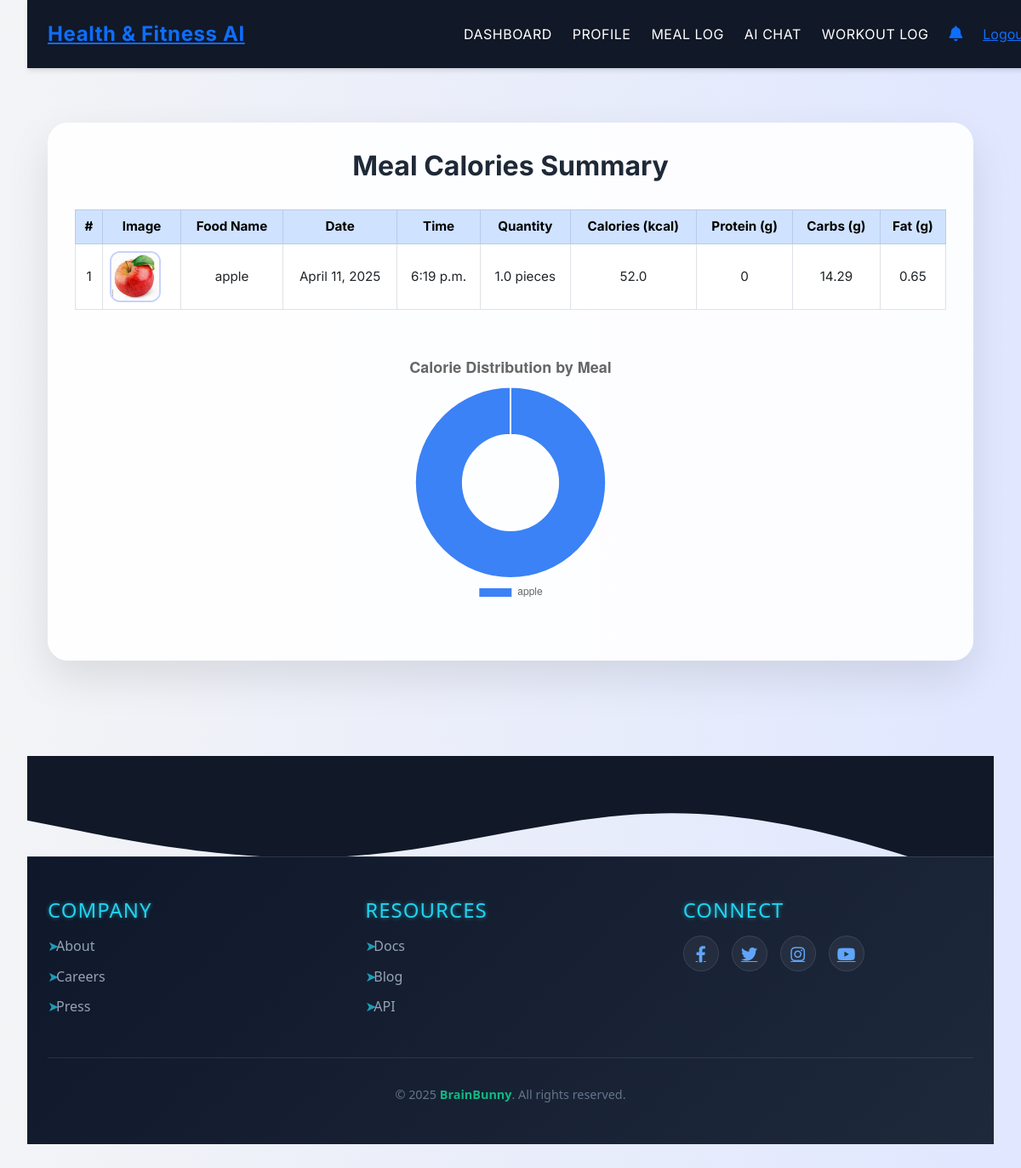
The page /meals/dashboard/ (signed in) on the database as committed earlier.
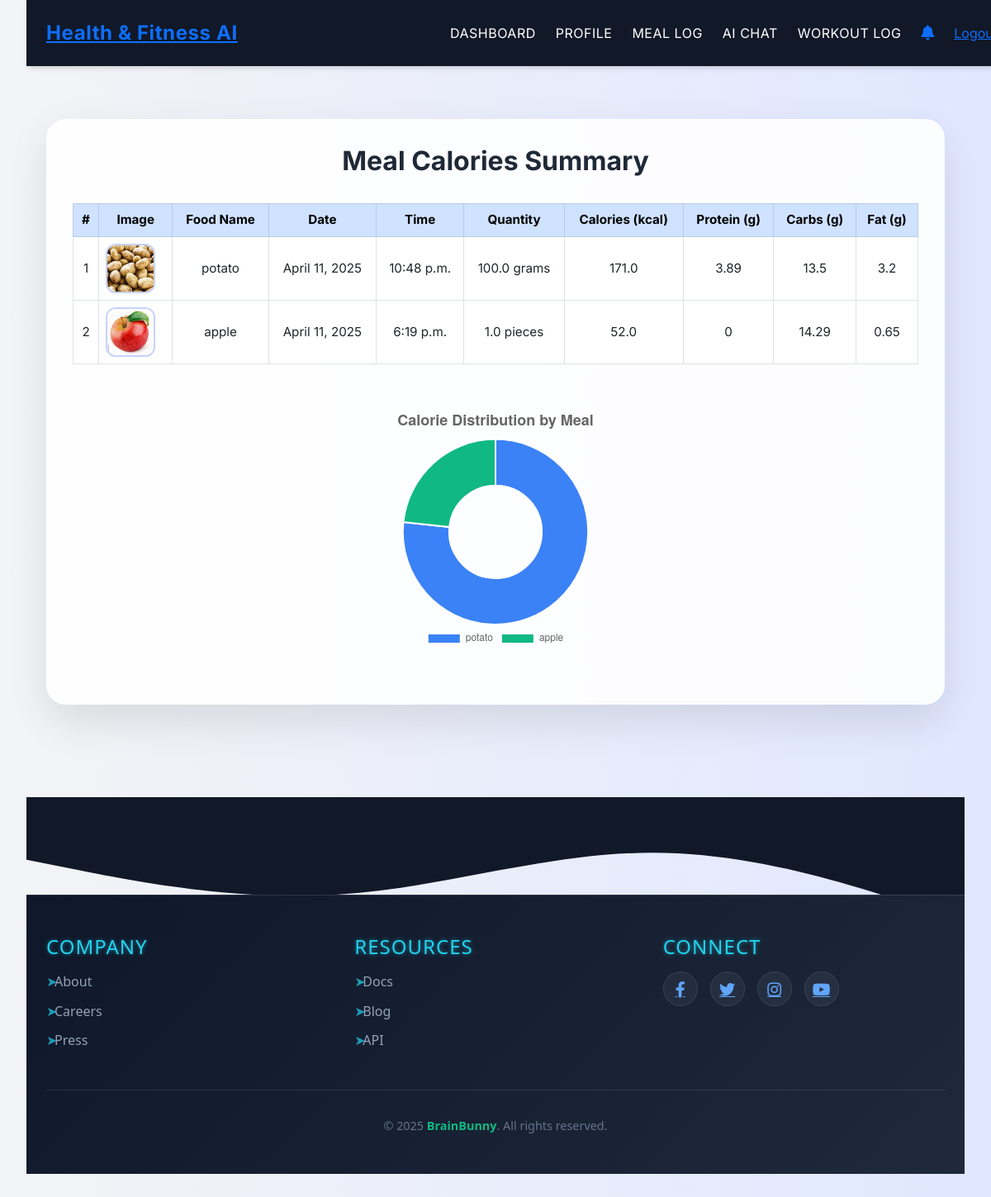
The same page on the database as committed later.
### meals/models.py (models this page shows, shortened)
class MealLog(models.Model):
    user = models.ForeignKey(User, on_delete=models.CASCADE)
    food_name = models.CharField(max_length=100)
    quantity = models.FloatField(default=1.0)
    unit = models.CharField(max_length=20, default='grams')  # example default unit
    time = models.TimeField(default=time(8, 0))  # default to 08:00 AM
    image = models.ImageField(upload_to='meal_images/', blank=True, null=True)
    total_calories = models.FloatField(null=True, blank=True)
    protein = models.FloatField(null=True, blank=True)
    carbs = models.FloatField(null=True, blank=True)
    fat = models.FloatField(null=True, blank=True)
    date = models.DateField(auto_now_add=True)

### meals/views.py (the view)
# urls.py: path('dashboard/', views.dashboard, name='dashboard'),
@login_required
def dashboard(request):
    meals = MealLog.objects.filter(user=request.user).order_by('-date', '-time')
    return render(request, 'dashboard.html', {'meals': meals})

### notifications/context_processors.py (called while the page is built)
def notification_status(request):
    if request.user.is_authenticated:
        has_new = Notification.objects.filter(user=request.user, is_read=False).exists()
        return {'has_new_notifications': has_new}
    return {}

### templates/dashboard.html (shortened to what this page needs)
{% extends 'users/base.html' %}
{% load static %}
{% block content %}
<link href="https://cdn.jsdelivr.net/npm/bootstrap@5.3.0/dist/css/bootstrap.min.css" rel="stylesheet">
<link rel="stylesheet" href="https://cdn.jsdelivr.net/npm/bootstrap-icons@1.10.5/font/bootstrap-icons.css">
<div class="dashboard-wrapper">
    <h2> Meal Calories Summary</h2>
    {% if meals %}
        <div class="table-responsive">
            <table class="table table-bordered table-hover align-middle text-center">
                <thead class="table-primary">
                    <tr>
                        <th>#</th>
                        <th>Image</th>
                        <th>Food Name</th>
                        <th>Date</th>
                        <th>Time</th>
                        <th>Quantity</th>
                        <th>Calories (kcal)</th>
                        <th>Protein (g)</th>
                        <th>Carbs (g)</th>
                        <th>Fat (g)</th>
                    </tr>
                </thead>
                <tbody>
                    {% for meal in meals %}
                    <tr>
                        <td>{{ forloop.counter }}</td>
                        <td>
                            {% if meal.image %}
                                <img src="{{ meal.image.url }}" alt="{{ meal.food_name }}" class="meal-img">
                            {% else %}
                                <img src="{% static 'default-meal.png' %}" alt="Default Meal" class="meal-img">
                            {% endif %}
                        </td>
                        <td>{{ meal.food_name }}</td>
                        <td>{{ meal.date }}</td>
                        <td>{{ meal.time|default:"08:00" }}</td>
                        <td>{{ meal.quantity }} {{ meal.unit }}</td>
                        <td>{{ meal.total_calories|default:"0" }}</td>
                        <td>{{ meal.protein|default:"0" }}</td>
                        <td>{{ meal.carbs|default:"0" }}</td>
                        <td>{{ meal.fat|default:"0" }}</td>
                    </tr>
                    {% endfor %}
                </tbody>
            </table>
        </div>
        <canvas id="calorieChart"></canvas>
    {% else %}
        <div class="alert alert-info text-center">
            No meals logged yet. <a href="{% url 'meal_log' %}" class="btn btn-outline-primary ms-2">Log your first meal</a>
        </div>
    {% endif %}
</div>
<script>
    const ctx = document.getElementById('calorieChart').getContext('2d');
    const chartData = {
        labels: [{% for meal in meals %}"{{ meal.food_name }}",{% endfor %}],
        datasets: [{
            label: 'Calories',
            data: [{% for meal in meals %}{{ meal.total_calories|default:"0" }},{% endfor %}],
            backgroundColor: [
                '#3b82f6', '#10b981', '#f59e0b', '#ef4444', '#8b5cf6', '#ec4899', '#14b8a6', '#6366f1'
            ],
            hoverOffset: 10,
        }]
    };
    new Chart(ctx, {
        type: 'doughnut',
        data: chartData,
        options: {
            plugins: {
                title: {
                    display: true,
                    text: 'Calorie Distribution by Meal',
                    font: { size: 18 }
                },
                legend: {
                    position: 'bottom'
                }
            },
            responsive: true
        }
    });
</script>
{% endblock %}

### templates/users/base.html (shortened to what this page needs)
{% load static %}
<!DOCTYPE html>
<html lang="en">
<head>
  <link href="https://cdn.jsdelivr.net/npm/tailwindcss@2.2.19/dist/tailwind.min.css" rel="stylesheet">
  <link href="https://cdn.jsdelivr.net/npm/bootstrap@5.3.0/dist/css/bootstrap.min.css" rel="stylesheet">
  <link rel="stylesheet" href="https://cdnjs.cloudflare.com/ajax/libs/font-awesome/6.5.0/css/all.min.css">
  <link rel="stylesheet" href="{% static 'dashboard.css' %}">
  <link rel="stylesheet" href="{% static 'base.css' %}">
</head>
<body class="bg-gray-100 text-gray-900" data-has-new="{{ has_new_notifications|yesno:'true,false' }}">
  <header class="fixed top-0 w-full z-50 bg-gray-900 text-white shadow-md">
    <div class="max-w-7xl mx-auto flex justify-between items-center px-4 py-4">
      <a href="/" class="text-2xl font-bold tracking-wide hover:text-green-400 transition">
        Health & Fitness AI
      </a>
      <nav class="hidden md:flex space-x-6 items-center">
        {% if user.is_authenticated %}
          <a href="{% url 'dashboard' %}" class="nav-link">Dashboard</a>
          <a href="{% url 'profile' %}" class="nav-link">Profile</a>
          <a href="{% url 'meal_log' %}" class="nav-link">Meal Log</a>
          <a href="{% url 'chat' %}" class="nav-link">AI Chat</a>
          <a href="{% url 'workout_list' %}" class="nav-link">Workout Log</a>
          <a href="{% url 'notification_list' %}"
   class="notification-bell relative {% if has_new_notifications %}has-notification{% endif %}">
   <i class="fas fa-bell text-lg"></i>
</a>
          <a href="{% url 'logout' %}" class="hover:text-red-400">Logout</a>
        {% else %}
          <a href="{% url 'home' %}" class="nav-link">Home</a>
          <a href="{% url 'login' %}" class="nav-link text-blue-400">Login</a>
          <a href="{% url 'register' %}" class="nav-link text-green-400">Register</a>
        {% endif %}
      </nav>
    </div>
  </header>
  <main class="max-w-7xl mx-auto px-4 py-28 fade-in" id="main-content">
    {% block content %}
    {% endblock %}
  </main>
<div class="footer-wave">
  <svg viewBox="0 0 1440 150" xmlns="http://www.w3.org/2000/svg">
    <path fill="#111827" d="M0,96L80,112C160,128,320,160,480,149.3C640,139,800,85,960,85.3C1120,85,1280,139,1360,165.3L1440,192L1440,0L1360,0C1280,0,1120,0,960,0C800,0,640,0,480,0C320,0,160,0,80,0L0,0Z" />
  </svg>
</div>
<footer>
  <div class="footer-container">
    <div class="footer-column">
      <h4>Company</h4>
      <ul>
        <li><a href="#">About</a></li>
        <li><a href="#">Careers</a></li>
        <li><a href="#">Press</a></li>
      </ul>
    </div>
    <div class="footer-column">
      <h4>Resources</h4>
      <ul>
        <li><a href="#">Docs</a></li>
        <li><a href="#">Blog</a></li>
        <li><a href="#">API</a></li>
      </ul>
    </div>
    <div class="footer-column">
      <h4>Connect</h4>
      <div class="footer-social">
        <a href="#"><i class="fab fa-facebook-f"></i></a>
        <a href="#"><i class="fab fa-twitter"></i></a>
        <a href="#"><i class="fab fa-instagram"></i></a>
        <a href="#"><i class="fab fa-youtube"></i></a>
      </div>
    </div>
  </div>
  <div class="footer-bottom">
    &copy; 2025 <span class="brand">BrainBunny</span>. All rights reserved.
  </div>
</footer>
</body>
</html>

### static/base.css (style rules this page uses)
.nav-link { @apply text-white hover:text-green-400 transition duration-300; font-size: 1rem; text-transform: uppercase; font-weight: 600; letter-spacing: 0.5px; padding: 8px 16px; border-radius: 5px; position: relative; display: inline-block; transition: all 0.3s ease; }
.nav-link::after { content: ''; position: absolute; width: 0; height: 2px; background-color: #10b981; bottom: 0; left: 50%; transition: width 0.3s ease, left 0.3s ease; }
.notification-bell { position: relative; display: inline-block; transition: transform 0.3s ease, color 0.3s ease; }
.fade-in { opacity: 0; transform: translateY(20px); animation: fadeInUp 0.6s forwards; }
.footer-wave svg { display: block; width: 100%; margin-bottom: -1px; }
footer { background: linear-gradient(135deg, #0f172a, #1e293b); color: #cbd5e1; padding: 3rem 1.5rem; font-family: 'Segoe UI', sans-serif; position: relative; overflow: hidden; z-index: 1; backdrop-filter: blur(8px); border-top: 1px solid rgba(255, 255, 255, 0.1); }
.footer-container { display: flex; flex-wrap: wrap; justify-content: space-between; gap: 2rem; max-width: 1280px; margin: 0 auto; }
.footer-column { flex: 1 1 250px; }
.footer-column h4 { font-size: 1.5rem; color: #22d3ee; margin-bottom: 1rem; text-transform: uppercase; letter-spacing: 1px; text-shadow: 0 0 5px #22d3ee88; }
.footer-column ul { list-style: none; padding: 0; }
.footer-column ul li { margin-bottom: 0.7rem; }
.footer-column ul li a { color: #94a3b8; text-decoration: none; transition: 0.3s ease; padding-left: 10px; position: relative; }
.footer-column ul li a::before { content: "➤"; position: absolute; left: 0; color: #22d3ee; opacity: 0.7; }
.footer-social { display: flex; gap: 15px; margin-top: 10px; }
.footer-social a { width: 42px; height: 42px; display: flex; align-items: center; justify-content: center; border-radius: 50%; font-size: 1.2rem; background: rgba(255, 255, 255, 0.05); color: #60a5fa; transition: 0.3s ease; border: 1px solid rgba(255,255,255,0.1); }
.footer-bottom { text-align: center; padding-top: 2rem; font-size: 0.9rem; color: #64748b; border-top: 1px solid rgba(255, 255, 255, 0.1); margin-top: 2rem; }
.footer-bottom .brand { color: #10b981; font-weight: bold; }

### templates/users/base.html (style rules this page uses)
.fade-in { opacity: 0; transform: translateY(10px); transition: opacity 0.5s ease, transform 0.5s ease; }
.fade-in.show { opacity: 1; transform: translateY(0); }

### templates/dashboard.html (style rules this page uses)
body { font-family: 'Inter', sans-serif; background: linear-gradient(to right, #f3f4f6, #e0e7ff); padding: 2rem; }
.dashboard-wrapper { max-width: 1200px; margin: auto; padding: 2rem; border-radius: 1.5rem; background: rgba(255, 255, 255, 0.9); box-shadow: 0 20px 50px rgba(0, 0, 0, 0.1); backdrop-filter: blur(8px); animation: fadeSlideUp 0.7s ease-in-out; }
h2 { font-weight: 700; text-align: center; margin-bottom: 2rem; color: #1f2937; }
.meal-img { width: 60px; height: 60px; border-radius: 0.75rem; object-fit: cover; border: 2px solid #c7d2fe; }
#calorieChart { max-width: 500px; margin: 2rem auto; }
table th, table td { vertical-align: middle !important; font-size: 0.95rem; }

Rows that differ between the two databases and show on the page:
added MealLog: image (picture), food_name "potato", date "April 11, 2025", time "10:48 p.m.", quantity "100.0", unit "grams", total_calories "171.0", protein "3.89", carbs "13.5", fat "3.2"
Other text that changed with them:
chart data {{ meal.food_name }}: apple → potato, apple
chart data {{ meal.total_calories|default:"0" }}: 52.0 → 171.0, 52.0
